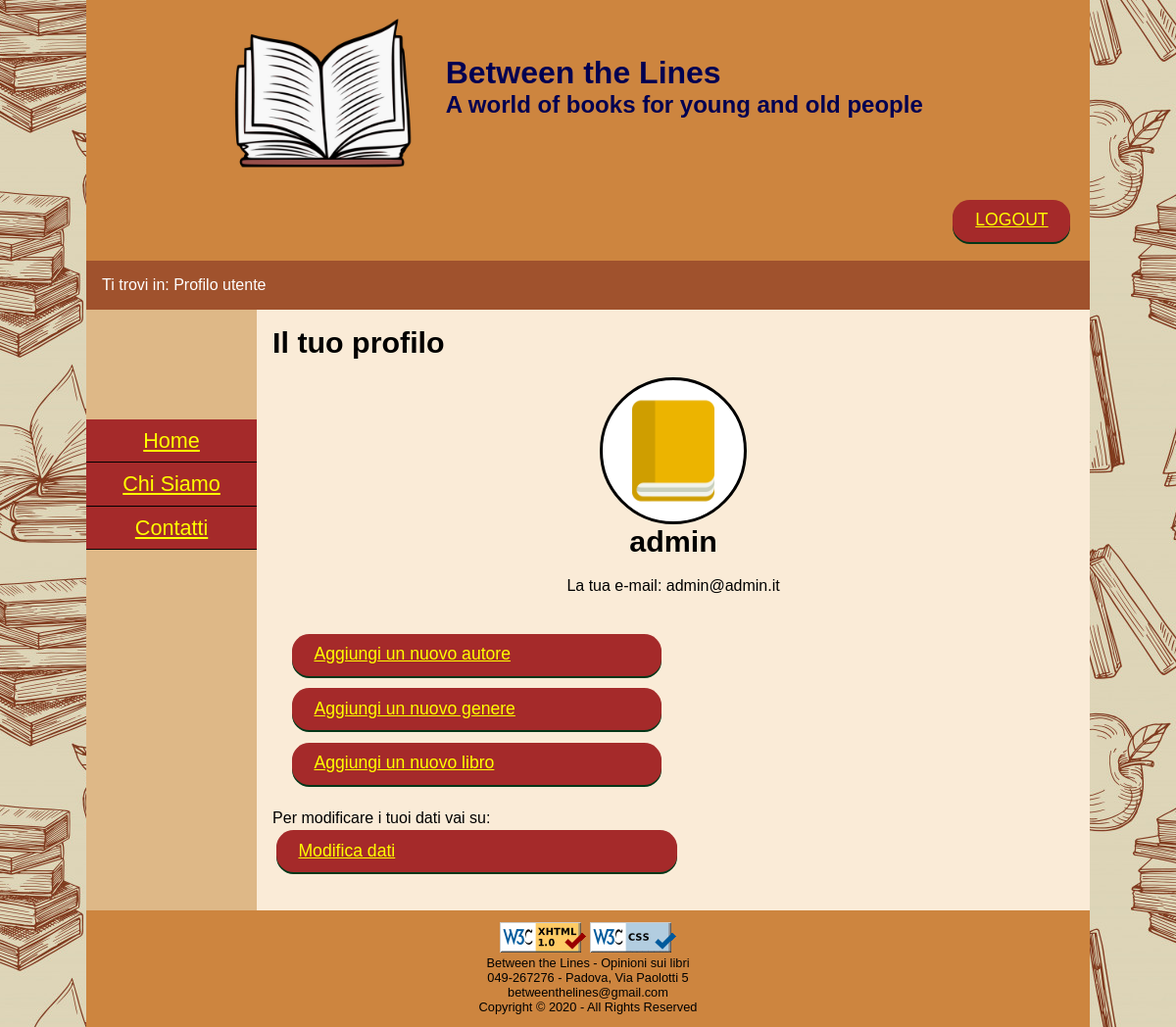
The page /php/utente.php (signed in) on the database its author committed.
### tables this page shows
CREATE TABLE foto_profilo
(
    ID        SMALLINT UNSIGNED AUTO_INCREMENT PRIMARY KEY,
    path_foto VARCHAR(255),
    alt_text  VARCHAR(255)
);

CREATE TABLE utenti
(
    ID        INTEGER UNSIGNED AUTO_INCREMENT PRIMARY KEY,
    username  VARCHAR(31)  NOT NULL,
    password  VARCHAR(200) NOT NULL,  
    id_propic SMALLINT UNSIGNED,
    mail      VARCHAR(127) NOT NULL,
    is_admin  TINYINT(1)   NOT NULL,
    FOREIGN KEY (id_propic) REFERENCES foto_profilo (ID) ON DELETE SET NULL,
    UNIQUE (username),
    UNIQUE (mail)
);

### php/DBConnection.php (called while the page is built, shortened)
<?php
class DBAccess
{
    private $connection = null;
    public function openDBConnection()
    {
        $this->connection = mysqli_connect(DBACCESS::HOST_DB, DBACCESS::USERNAME, DBACCESS::PASSWORD, DBACCESS::DATABASE_NAME);
        if (!$this->connection) {
            return false;
        } else {
            return true;
        }
    }
    public function queryDB($query)
    {
        $result = null;
        if ($queryResult = $this->connection->query($query)) {
            $result = array();
            if ($queryResult && $queryResult->num_rows > 0) {
                while ($row = $queryResult->fetch_array(MYSQLI_ASSOC)) {
                    array_push($result, $row);
                }
            }
        }
        return $result;
    }
}
?>

### php/utente.php (the view, shortened to what this page needs)
<?php
require_once('DBConnection.php');
require_once('setupPage.php');
$page = setup("../HTML/utente.html");
$id = $_SESSION['ID'];
$obj_connection = new DBAccess();
$error = "";
$userInfo="";
if ($obj_connection->openDBConnection()) {
    $queryResult = $obj_connection->queryDB("SELECT * FROM utenti WHERE ID=$id");
    if (!isset($queryResult)) {
        $error = "<div class=\"errorMessage\"> La <span xml:lang=\"en\">query</span> non è andata a buon fine</div>";
    } else {
        $username = $queryResult[0]["username"];
        $email = $queryResult[0]["mail"];
        $idPic = $queryResult[0]["id_propic"];
        $proPic = $obj_connection->queryDB("SELECT * FROM foto_profilo WHERE ID=\"$idPic\" ");
        $pathPic = $proPic[0]["path_foto"];
        $altPic = $proPic[0]["alt_text"];
        $userInfo = "<div class=\"imgWrapper\"><img class=\"userPic\" src=\"$pathPic\" alt=\"$altPic\" /></div>
        <h2 class=\"userName\"> $username </h2>
        <p class=\"email\"> La tua <span xml:lang=\"en\">e-mail</span>: $email </p>";
    }
} else {
    $error = "<div class=\"errorMessage\"> Impossibile connettersi al <span xml:lang=\"en\">database</span> </div>";
}
$page = str_replace("<ERRORI/>", "$error", $page);
$page = str_replace("<INFO_UTENTE/>", "$userInfo", $page);
$buttons = '';
if ($_SESSION['permesso'] == 1) {
    $buttons = "<ul class=\"newAuthorGenreBook\">
        <li><a href=\"inserisciAutore.php\" class = \"button\">Aggiungi un nuovo autore</a></li>
        <li><a href=\"inserisciGenere.php\" class = \"button\">Aggiungi un nuovo genere</a></li>
        <li><a id=\"addBook\" href=\"inserisciLibro.php\" class = \"button\"> Aggiungi un nuovo libro </a></li>
    </ul>";
}
$page = str_replace("<BOTTONI_ADMIN/>", $buttons, $page);
$delete = '';
$page = str_replace("<ELIMINA_ACCOUNT/>", $delete, $page);
echo($page);
?>

### CSS/style.css (style rules this page uses)
* { padding: 0em; margin: 0em; }
a { background: brown; display: inline-block; }
a:link { color: yellow; }
html, body { max-width: 1024px; min-height: 50vh; margin: 0em auto; padding: 0em }
#content h2 { font-size: 1.9em; margin-top: 0em; margin-bottom: 0.6em; }
html { background-image: url("../img/background/background.jpg"); background-color: burlywood; background-position: center; background-repeat: repeat; background-size: auto; background-attachment: fixed; }
body { background-color: burlywood; font-family: Geneva, Tahoma, sans-serif; width: 100%; }
#content { margin-left: 17%; padding: 1em; background-color: antiquewhite; }
#footer { background-color: peru; font-size: 0.8em; text-align: center; padding: 1em; }
#footerlist { list-style-type: none; }
#header { background-color: peru; color: #010151; padding: 1em; overflow: hidden; }
#header h1 { padding-top: 4%; }
#header h2 { margin-bottom: 8%; }
#header .button:link { color: yellow; }
#header img { margin-left: 13%; margin-right: 3%; float: left; }
#userButtons { float: right; }
#logo { max-width: 12em; }
#breadcrumb { background-color: sienna; color: white; margin: 0em; padding: 1em; }
#menu { display: block; margin-top: 7em; float: left; width: 17%; border-bottom: none; }
#menu ul { font-size: 1.35em; line-height: 2em; }
#menu ul li { list-style: none; background-color: brown; text-align: center; border-bottom: 1px solid black; }
#menu ul li a { width: 100%; display: inline-block; }
.col-50 { float: left; margin-top: 0.3em; width: 50%; }
.row { width: 100%; display: inline-block; margin-bottom: 0.6em; }
.imgWrapper { margin-top: 1em; width: 9em; height: 9em; margin-left: auto; margin-right: auto; border-radius: 50%; -webkit-border-radius: 50%; -moz-border-radius: 50%; background-color: white; border: 0.2em solid black; }
.userPic { margin-top: 1em; width: 7em; }
.userInfo { display: block; margin:1em; margin-left: auto; margin-right: auto; text-align: center; margin-bottom: 1em; }
.newAuthorGenreBook { list-style-type: none; padding:1em; }
#userButtonsWrapper a, #editLink { width: 100%; display: inline-block; margin-bottom: 0.5em; }
#userButtonsWrapper a:link, #editLink a:link { color: yellow; }
.button { background-color: brown; border: none; box-shadow: 0 2px 0 #003618; box-sizing: border-box; color: #fff; cursor: pointer; display: inline-block; font-size: 1.1em; line-height: 1.25; padding: .6em 1.3em; position: relative; vertical-align: top; margin: 0.2em; -moz-border-radius: 1em; -webkit-border-radius: 1em; border-radius: 1em; }
.button:link, .button:link:focus, .button:hover, .button:focus, .button:visited { color: #fff; }
.button:before { background: transparent; content: ""; display: block; height: 110%; left: 0; position: absolute; top: 0; width: 100%; }

### CSS/print.css (style rules this page uses)
* { background: transparent; color: black; text-shadow: none; filter: none; }
body { font-family: Georgia, "Times New Roman", serif; font-weight: 400; text-transform: none; font-size: 11pt; line-height: 1.4; margin: 0; padding: 0; width: 100%; }
a { color: black; word-wrap: break-word; }
#header { text-align: center; }
img { max-width: 100%; }
#imgValidCode, #imgValidCSS, #menu, .hidden, .sr-only, #logo, .userPic, #footer img, #userButtons, .hdrButton, .turnBack, .toContent, .pageNumbers { display: none; }
#footer { display: block; }
#footer ul { text-align: center; list-style-type: none; }

### rows shown on the page
foto_profilo: path_foto (picture)
utenti: username "admin", mail "admin@admin.it"
